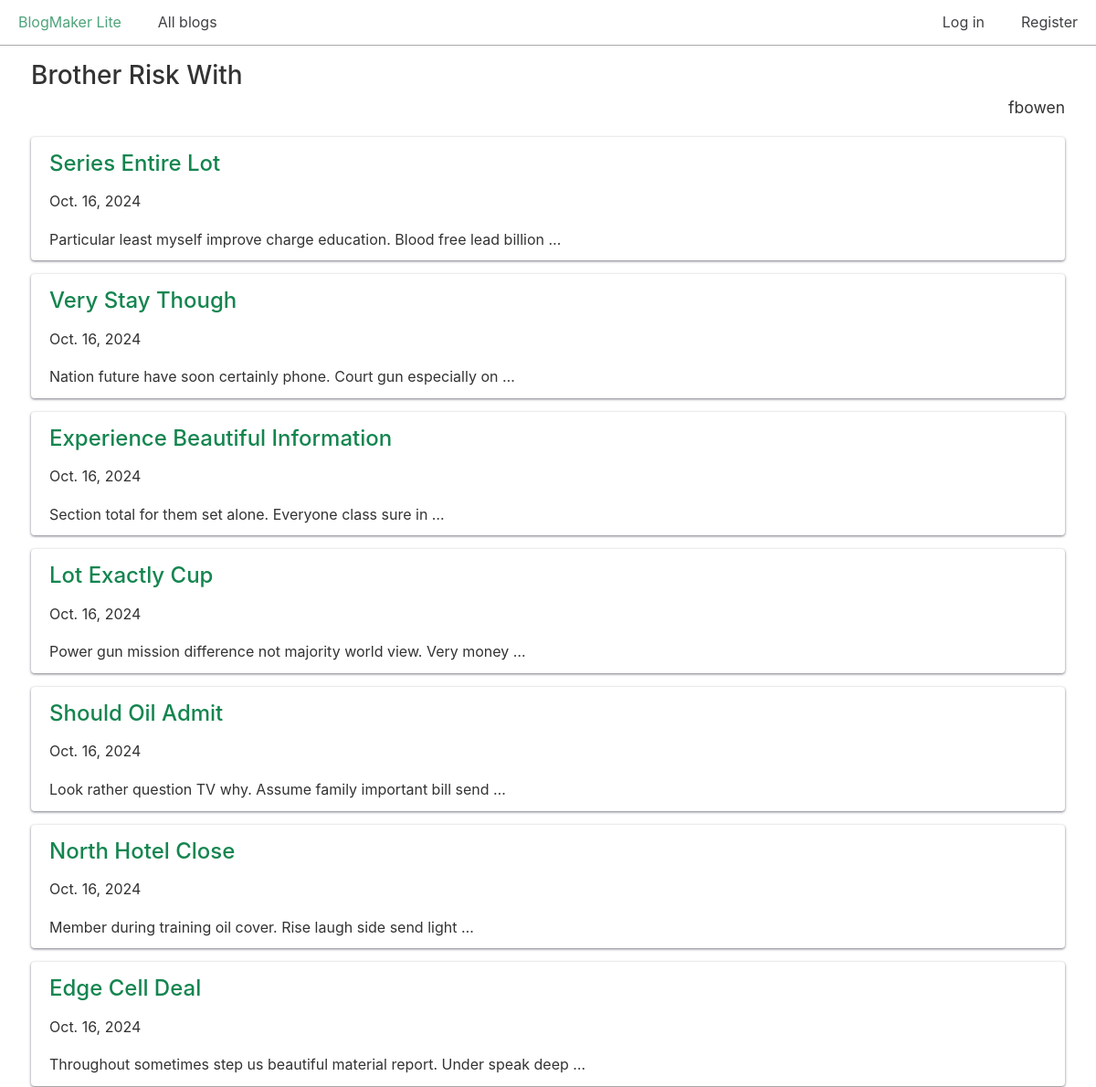
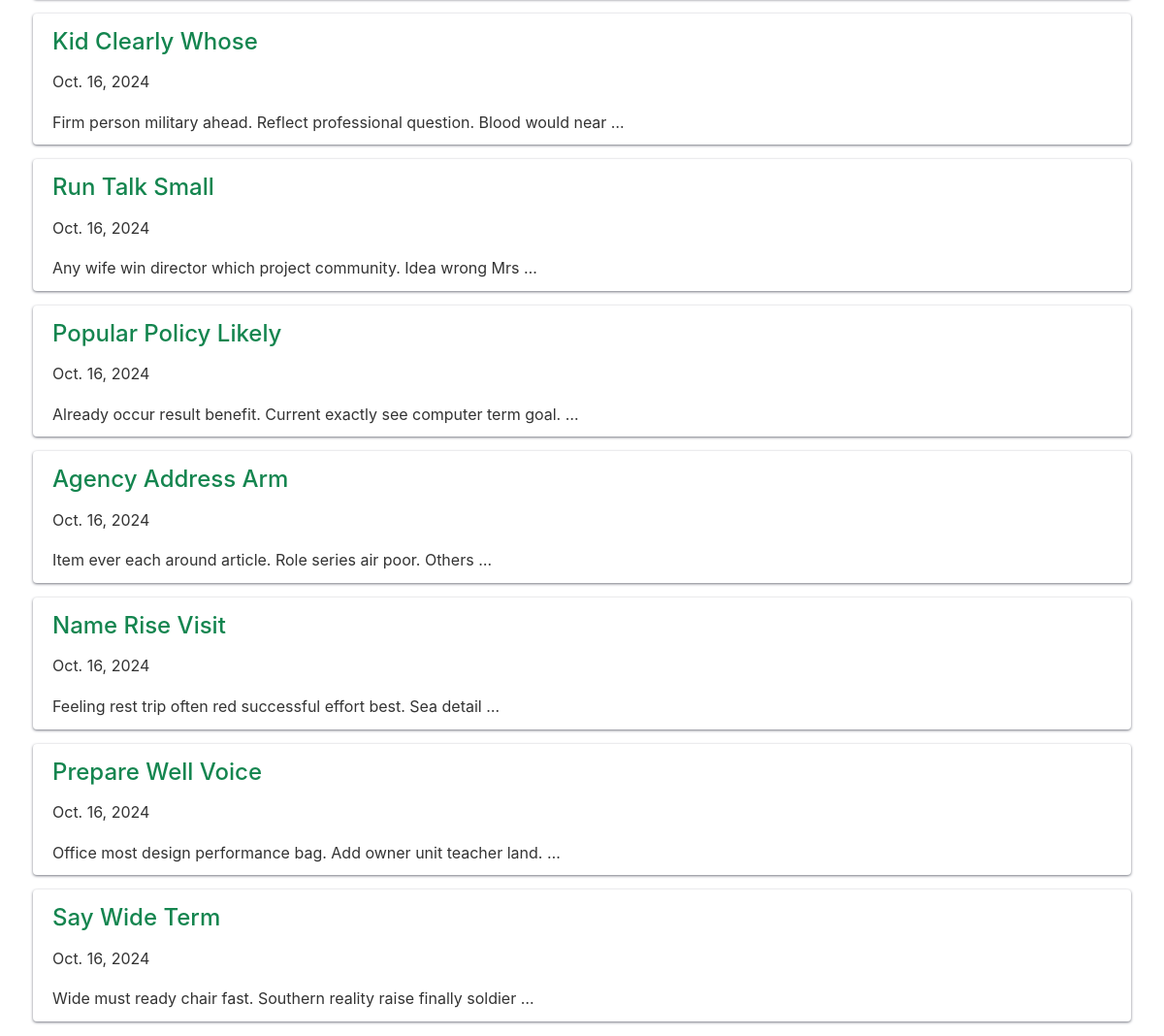
Page /blogs/3/ on the committed database (2 pictures, top to bottom).
### blogs/models.py (models this page shows, shortened)
class Blog(models.Model):
    title = models.CharField(max_length=200)
    description = models.TextField()
    date_added = models.DateTimeField(auto_now_add=True)
    owner = models.ForeignKey(User, on_delete=models.CASCADE)

class BlogPost(models.Model):
    title = models.CharField(max_length=500)
    body = models.TextField()
    blog = models.ForeignKey(Blog, on_delete=models.CASCADE)
    date_added = models.DateTimeField(auto_now_add=True)

### blogs/views.py (the view)
# urls.py: path("blogs/<int:blog_id>/", views.blog, name="blog"),
def blog(request, blog_id):
    blog = Blog.objects.get(id=blog_id)
    posts = blog.blogpost_set.all()
    context = {
        "blog": blog,
        "posts": posts,
    }
    return render(request, "blogs/blog.html", context)

### blogs/templates/blogs/blog.html (shortened to what this page needs)
{% extends "blogs/base.html" %}
{% block content %}
  <h2>{{ blog.title }}</h2>
  <p class="text-right blog-owner">{{ blog.owner.username }}</p>
  {% for post in posts %}
    <div class="card">
      <header>
        <h3><a href="{% url 'blogs:post' post.id %}">
          {{ post.title }}</a></h3>
      </header>
      <p>{{ post.date_added|date:"DATE_FORMAT"}}</p>
      <p>{{ post.body|truncatewords:10 }}</p>
    </div>
  {% empty %}
    <h3>No posts have been written yet.</h3>
  {% endfor %}
{% endblock content %}

### css/chota.css (style rules this page uses)
:root { --bg-color: #fff; --bg-secondary-color: #f3f3f6; --color-primary: #14854f; --color-lightGrey: #d2d6dd; --color-grey: #747681; --color-darkGrey: #3f4144; --color-error: #d43939; --color-success: #28bd14; --grid-maxWidth: 120rem; --grid-gutter: 2rem; --font-size: 1.6rem; --font-color: #333; --font-family-sans: -apple-system, "BlinkMacSystemFont", "Avenir", "Avenir Next", "Segoe UI", "Roboto", "Oxygen", "Ubuntu", "Cantarell", "Fira Sans", "Droid Sans", "Helvetica Neue", sans-serif; --font-family-mono: monaco, "Consolas", "Lucida Console", monospace; }
html { -webkit-box-sizing: border-box; box-sizing: border-box; font-size: 62.5%; line-height: 1.15; -webkit-text-size-adjust: 100%; -moz-text-size-adjust: 100%; -ms-text-size-adjust: 100%; text-size-adjust: 100%; }
*, *::before, *::after { -webkit-box-sizing: inherit; box-sizing: inherit; }
body { background-color: var(--bg-color); line-height: 1.6; font-size: var(--font-size); color: var(--font-color); font-family: "Segoe UI", "Helvetica Neue", sans-serif; font-family: var(--font-family-sans); margin: 0; padding: 0; }
h1, h2, h3, h4, h5, h6 { font-weight: 500; margin: 0.35em 0 0.7em; }
h2 { font-size: 1.75em; }
h3 { font-size: 1.5em; }
a { color: var(--color-primary); text-decoration: none; }
p { margin-top: 0; }
::placeholder { color: #bdbfc4; }
.card { padding: 1rem 2rem; border-radius: 4px; background: var(--bg-color); -webkit-box-shadow: 0 1px 3px var(--color-grey); box-shadow: 0 1px 3px var(--color-grey); }
.card p:last-child { margin: 0; }
.card header > * { margin-top: 0; margin-bottom: 1rem; }
.text-right { text-align: right; }

### css/custom.css (style rules this page uses)
.card { margin-bottom: 15px; }
p.blog-owner { font-size: 1.75rem; margin-top: -20px; }

### rows in the picture
Blog: title "Brother Risk With", owner.username "fbowen"
BlogPost: title "Series Entire Lot", date_added "Oct. 16, 2024", body "Particular least myself improve charge education. Blood free lead billion …"
BlogPost: title "Very Stay Though", date_added "Oct. 16, 2024", body "Nation future have soon certainly phone. Court gun especially on …"
BlogPost: title "Experience Beautiful Information", date_added "Oct. 16, 2024", body "Section total for them set alone. Everyone class sure in …"
BlogPost: title "Lot Exactly Cup", date_added "Oct. 16, 2024", body "Power gun mission difference not majority world view. Very money …"
BlogPost: title "Should Oil Admit", date_added "Oct. 16, 2024", body "Look rather question TV why. Assume family important bill send …"
BlogPost: title "North Hotel Close", date_added "Oct. 16, 2024", body "Member during training oil cover. Rise laugh side send light …"
BlogPost: title "Edge Cell Deal", date_added "Oct. 16, 2024", body "Throughout sometimes step us beautiful material report. Under speak deep …"
BlogPost: title "Kid Clearly Whose", date_added "Oct. 16, 2024", body "Firm person military ahead. Reflect professional question. Blood would near …"
BlogPost: title "Run Talk Small", date_added "Oct. 16, 2024", body "Any wife win director which project community. Idea wrong Mrs …"
BlogPost: title "Popular Policy Likely", date_added "Oct. 16, 2024", body "Already occur result benefit. Current exactly see computer term goal. …"
BlogPost: title "Agency Address Arm", date_added "Oct. 16, 2024", body "Item ever each around article. Role series air poor. Others …"
BlogPost: title "Name Rise Visit", date_added "Oct. 16, 2024", body "Feeling rest trip often red successful effort best. Sea detail …"
BlogPost: title "Prepare Well Voice", date_added "Oct. 16, 2024", body "Office most design performance bag. Add owner unit teacher land. …"
BlogPost: title "Say Wide Term", date_added "Oct. 16, 2024", body "Wide must ready chair fast. Southern reality raise finally soldier …"
